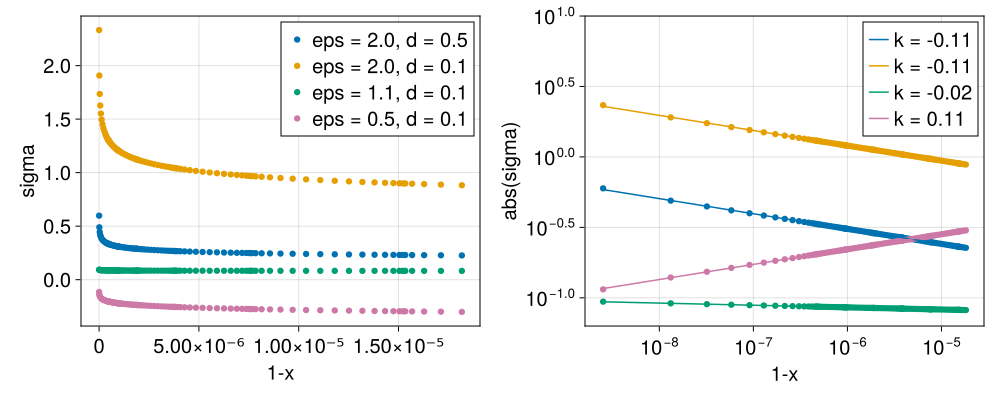

The Julia source for this figure:
include("utils.jl")

eps_box = 2.0
src = (0.5, 0.5)
n_panels = 8
n_adapt = 20

box1, sigma1 = res_adaptive(n_panels, 2.0, n_adapt, (0.5, 0.5))
box2, sigma2 = res_adaptive(n_panels, 2.0, n_adapt, (0.9, 0.9))
box3, sigma3 = res_adaptive(n_panels, 1.1, n_adapt, (0.9, 0.9))
box4, sigma4 = res_adaptive(n_panels, 0.5, n_adapt, (0.9, 0.9))

function catch_rt_corner(box, sigma)
    xs_top = Float64[]
    sigmas_top = Float64[]
    i = 0
    for panel in box.panels
        for point in panel.points
            i += 1
            if point[1] == 1.0
                push!(xs_top, point[2])
                push!(sigmas_top, sigma[i])
            end
        end
    end

    sp = sortperm(xs_top)
    xs_top = xs_top[sp]
    sigmas_top = sigmas_top[sp]

    return (1.0 .- xs_top[end - 100:end], sigmas_top[end - 100:end])
end


xs1, sigmas1 = catch_rt_corner(box1, sigma1)
xs2, sigmas2 = catch_rt_corner(box2, sigma2)
xs3, sigmas3 = catch_rt_corner(box3, sigma3)
xs4, sigmas4 = catch_rt_corner(box4, sigma4)

@. model(x, p) = p[1] * x + p[2]
fit1 = curve_fit(model, log10.(xs1), log10.(abs.(sigmas1)), [1.0, 0.0])
fit2 = curve_fit(model, log10.(xs2), log10.(abs.(sigmas2)), [1.0, 0.0])
fit3 = curve_fit(model, log10.(xs3), log10.(abs.(sigmas3)), [1.0, 0.0])
fit4 = curve_fit(model, log10.(xs4), log10.(abs.(sigmas4)), [1.0, 0.0])

@show fit1.param[1], fit2.param[1], fit3.param[1], fit4.param[1]

begin

    fig = Figure(size = (1000, 400), fontsize = 20)
    ax1 = Axis(fig[1, 1], xlabel = "1-x", ylabel = "sigma")
    ax2 = Axis(fig[1, 2], xlabel = "1-x", ylabel = "abs(sigma)", xscale = log10, yscale = log10)

    scatter!(ax1, xs1, (sigmas1), label = "eps = 2.0, d = 0.5")
    scatter!(ax1, xs2, (sigmas2), label = "eps = 2.0, d = 0.1")
    scatter!(ax1, xs3, (sigmas3), label = "eps = 1.1, d = 0.1")
    scatter!(ax1, xs4, (sigmas4), label = "eps = 0.5, d = 0.1")
    axislegend(ax1, position = :rt)

    scatter!(ax2, xs1, abs.(sigmas1))
    scatter!(ax2, xs2, abs.(sigmas2))
    scatter!(ax2, xs3, abs.(sigmas3))
    scatter!(ax2, xs4, abs.(sigmas4))

    lines!(ax2, xs1, exp10.(model(log10.(xs1), fit1.param)), label = "k = $(round(fit1.param[1], digits = 2))")
    lines!(ax2, xs2, exp10.(model(log10.(xs2), fit2.param)), label = "k = $(round(fit2.param[1], digits = 2))")
    lines!(ax2, xs3, exp10.(model(log10.(xs3), fit3.param)), label = "k = $(round(fit3.param[1], digits = 2))")
    lines!(ax2, xs4, exp10.(model(log10.(xs4), fit4.param)), label = "k = $(round(fit4.param[1], digits = 2))")
    ylims!(ax2, 10^(-1.2), 10^(1))
    axislegend(ax2, position = :rt)

    save("blowup.svg", fig)
    fig
end
